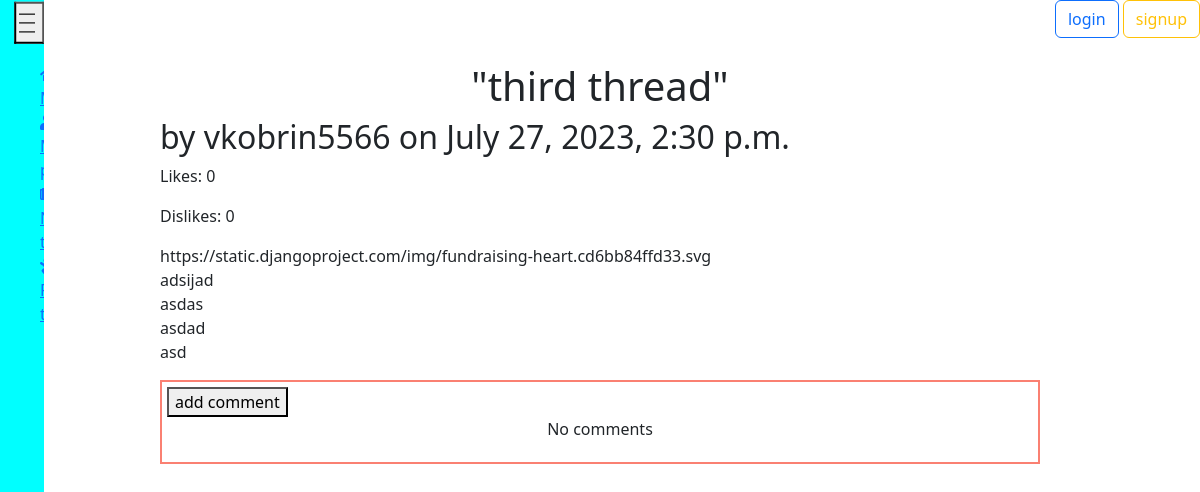
Before: /threads/3/ with the older database file.
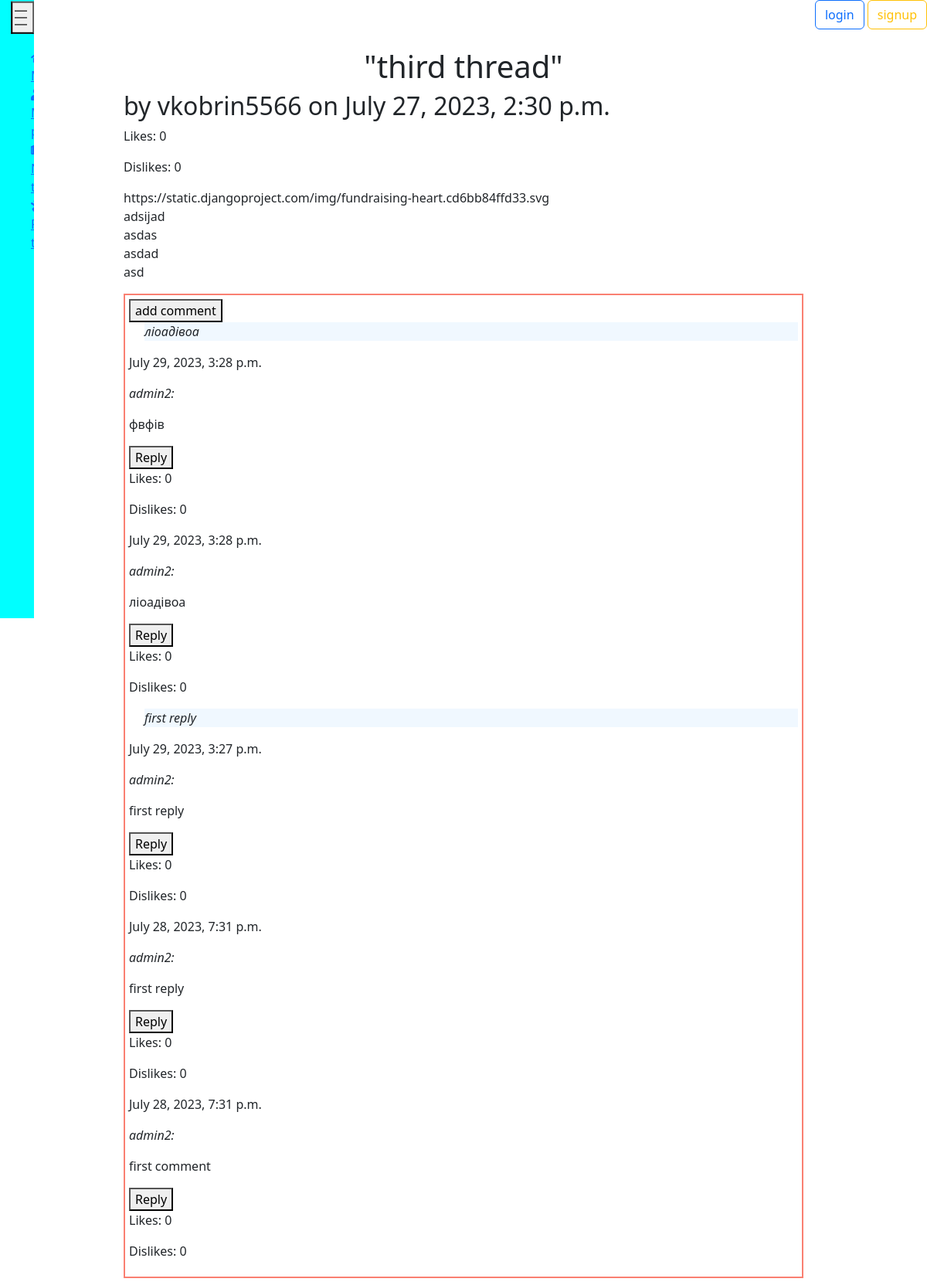
After: the same page with the newer database file.
### threads/models.py (models this page shows, shortened)
class Thread(models.Model):
    author = models.ForeignKey(CustomUser, on_delete=models.CASCADE)
    title = models.CharField('Title', max_length=250)
    time_create = models.DateTimeField('Time of publication',auto_now_add=True)
    time_update = models.DateTimeField('Time of update',auto_now=True)
    full_text = models.TextField('Full text')
    ratings = models.ManyToManyField(Rating, blank=True)
    class Meta:
        ordering = ['time_create', 'title']

class Comment(models.Model):
    author = models.ForeignKey(CustomUser, on_delete=models.CASCADE)
    thread = models.ForeignKey(Thread, on_delete=models.CASCADE, related_name='comments')
    text = models.TextField('Comment_text')
    time_create = models.DateTimeField('Created_at', auto_now_add=True)
    parent_comment = models.ForeignKey('self', on_delete=models.CASCADE, null=True, blank=True, related_name='replies')
    ratings = models.ManyToManyField(Rating, blank=True)
    class Meta:
        ordering = ['-time_create']

### users/models.py (models this page shows)
class CustomUser(AbstractUser):
    GENDER_CHOICES = (
        ('M', 'Male'),
        ('F', 'Female'),
        ('O', 'Other'),
    )
    gender = models.CharField(max_length=1, choices=GENDER_CHOICES)
    date_of_birth = models.DateField(null=True, blank=True)
    registration_date = models.DateField(auto_now_add=True)
    avatar = models.ImageField(upload_to='avatars/', blank=True, null=True)
    additional_info = models.TextField(blank=True)
    def __str__(self):
        return self.username
    objects = CustomUserManager()

### threads/views.py (the view, shortened to what this page needs)
# urls.py: path('<int:thId>/', views.SingleThread.as_view(), name='thread'),
class SingleThread(DetailView):
    model = Thread
    template_name = 'threads/thread.html'
    context_object_name = 'thread'
    pk_url_kwarg = 'thId'
    def get_context_data(self, **kwargs):
        context = super().get_context_data(**kwargs)
        context['form'] = AddNewComment()
        context['likes'] = Rating.objects.filter(
            liked_object_id=self.object.pk,
            liked_object_type='Thread',
            like_type='like',
        ).count()
        context['dislikes'] = Rating.objects.filter(
            liked_object_id=self.object.pk,
            liked_object_type='Thread',
            like_type='dislike',
        ).count()
        context['comment_likes'] = {}
        context['comment_dislikes'] = {}
        for comment in self.object.comments.all():
            context['comment_likes'][comment.pk] = Rating.objects.filter(
                liked_object_id=comment.pk,
                liked_object_type='Comment',
                like_type='like',
            ).count()
            context['comment_dislikes'][comment.pk] = Rating.objects.filter(
                liked_object_id=comment.pk,
                liked_object_type='Comment',
                like_type='dislike',
            ).count()
        return context

### threads/templatetags/custom_filters.py (called while the page is built)
@register.filter
def get_item(dictionary, key):
    return dictionary.get(key)

### threads/templates/threads/thread.html (shortened to what this page needs)
{% extends 'main/layout.html' %}
{% block content%}
    <div class="thread">
        <h1>"{{thread.title}}"</h1>
        <h2>by {{thread.author}} on {{thread.time_create}}</h2>
        <p>Likes: {{ likes }}</p>
        <p>Dislikes: {{ dislikes }}</p>
        <p>{{thread.full_text|linebreaks}}</p>
        <div class="comment">
            {% include 'threads/comments.html' %}
        </div>
    </div>
{% endblock%}

### main/templates/main/layout.html (shortened to what this page needs)
{% load static %}
<!DOCTYPE html>
<html lang="en">
<head>
    <link rel="stylesheet" href="{% static 'main/css/main.css' %}">
    <link rel="stylesheet" href="https://cdnjs.cloudflare.com/ajax/libs/font-awesome/5.15.3/css/all.min.css" />
    <link rel="stylesheet" href="https://cdn.jsdelivr.net/npm/bootstrap@5.2.3/dist/css/bootstrap.min.css">
</head>
<body>
    <header class="text-end">
        {% if request.user.is_authenticated %}
            <a class="btn btn-outline-primary" href="{% url 'logout' %}">log out</a>
        {% else %}
            <a class="btn btn-outline-primary" href="{% url 'login' %}">login</a>
            <a class="btn btn-outline-warning" href="{% url 'signup' %}">signup</a>
        {% endif %}
    </header>
    <aside class="sidebar">
        <button onclick="sidebar_button()">|||</button>
        <ul>
            <li><a href="{% url 'main' %}"><i class="fas fa-home"></i><span> Main</span></a></li>
            <li><a href="{% url 'profile' %}"><i class="fas fa-user"></i><span> My profile</span></a></li>
            <li><a href="{% url 'newThread' %}"><i class="fas fa-newspaper"></i><span> New thread</span></a></li>
            <li><a href="{% url 'random_thread' %}"><i class="fas fa-baby"></i><span> Random thread</span></a></li>
        </ul>
    </aside>
    <main>
        {% block content %}
        {% endblock %}
    </main>
</body>
</html>

### threads/templates/threads/comments.html (shortened to what this page needs)
{% load custom_filters %}
<button onclick="ShowComment()">add comment</button>
{% if thread.comments.exists %}
    {% for comment in thread.comments.all %}
        {% if comment.parent_comment %}
            <p id="reply">{{ comment.parent_comment.text }}</p>
        {% endif %}
        <p id="time_create">{{ comment.time_create }}</p>
        <p id="author">{{ comment.author }}:</p>
        <p>{{ comment.text }}</p>
        <button class="replyButton" onclick="ShowCommentReply('{{ comment.pk }}')">Reply</button>
        <p>Likes: {{ comment_likes|get_item:comment.pk }}</p>
        <p>Dislikes: {{ comment_dislikes|get_item:comment.pk }}</p>
    {% endfor %}
{% else %}
    <p id="Nocomments">No comments</p>
{% endif %}

### main/static/main/css/main.css (style rules this page uses)
.sidebar { position: fixed; float: left; top: 0; width: 5.5vh; height: 100vh; background-color: aqua; padding: 8px; color: #4d4d4d; overflow: hidden; overflow-y: auto; }
.sidebar ul li { list-style: none; }
.sidebar button { transform: rotate(90deg); }
.thread { word-wrap: break-word; margin-left: 20vh; margin-right: 20vh; margin-top: 2%; }
.thread h1 { display: flex; justify-content: center; }
.comment { padding: 5px; margin-bottom: 5px; border: 2px solid salmon; }
.comment #reply { background-color: aliceblue; margin-left: 20px; font-style: italic; }
.comment #author { font-style: italic; }

Changed rows visible on the page:
added Comment: parent_comment.text "ліоадівоа", time_create "July 29, 2023, 3:28 p.m.", author "admin2", text "фвфів", id "0"
added Comment: time_create "July 29, 2023, 3:28 p.m.", author "admin2", text "ліоадівоа", id "0"
added Comment: parent_comment.text "first reply", time_create "July 29, 2023, 3:27 p.m.", author "admin2", text "first reply", id "0"
added Comment: time_create "July 28, 2023, 7:31 p.m.", author "admin2", text "first reply", id "0"
added Comment: time_create "July 28, 2023, 7:31 p.m.", author "admin2", text "first comment", id "0"
Other visible differences:
text no longer shown: "No comments"
